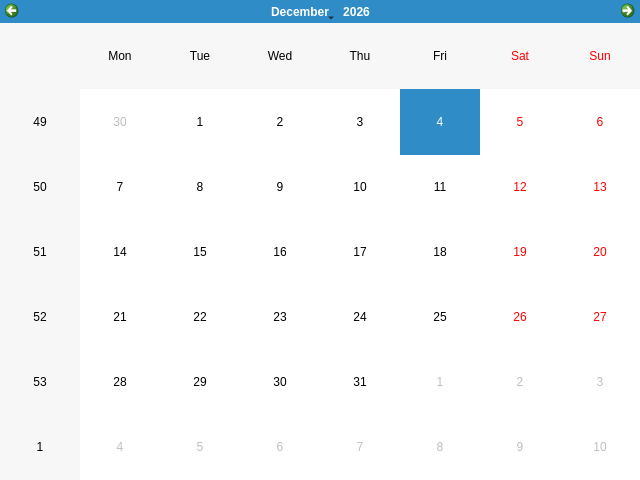
<?xml version="1.0" encoding="UTF-8"?>
<!-- SPDX-License-Identifier: MIT -->
<ui version="4.0">
 <class>CalendarWidgetHost</class>
 <widget class="QCalendarWidget" name="CalendarWidgetHost">
  <property name="geometry">
   <rect>
    <x>0</x>
    <y>0</y>
    <width>640</width>
    <height>480</height>
   </rect>
  </property>
  <property name="windowTitle">
   <string>QCalendarWidget</string>
  </property>
  <property name="toolTip">
   <string>QCalendarWidget host</string>
  </property>
 </widget>

</ui>
